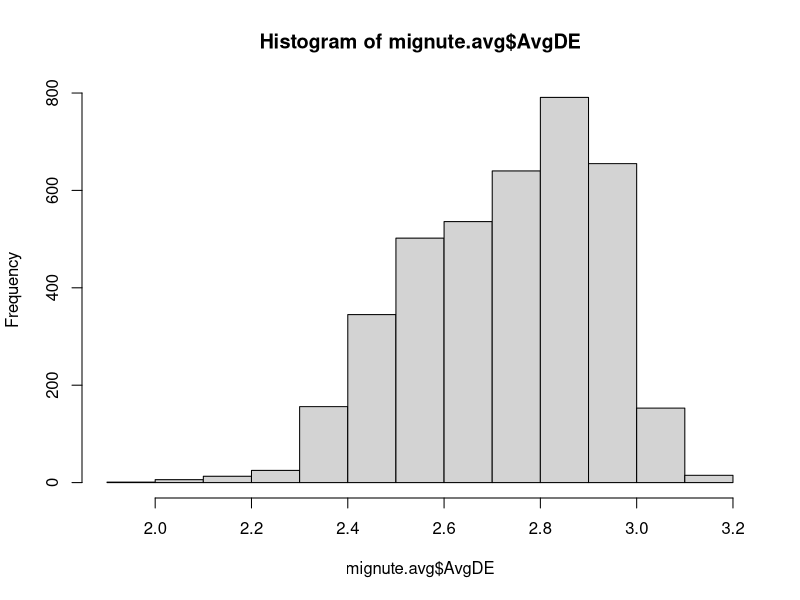
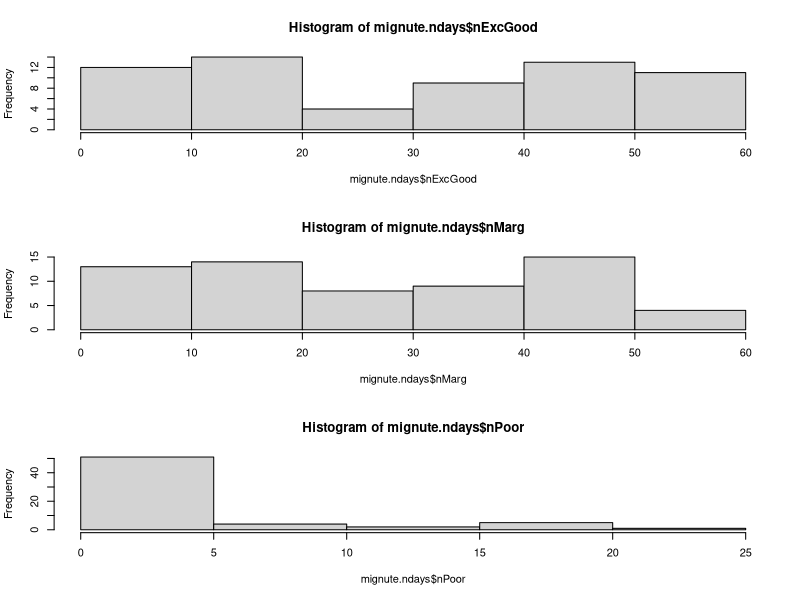
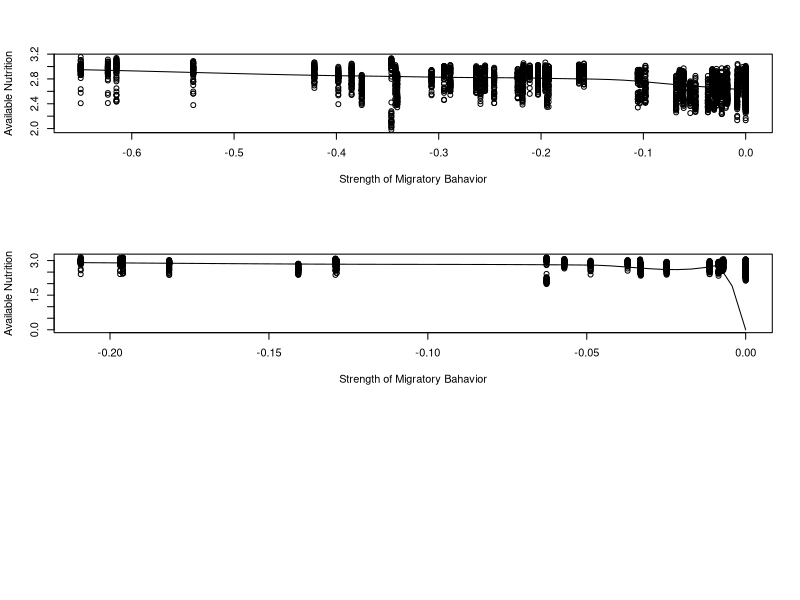
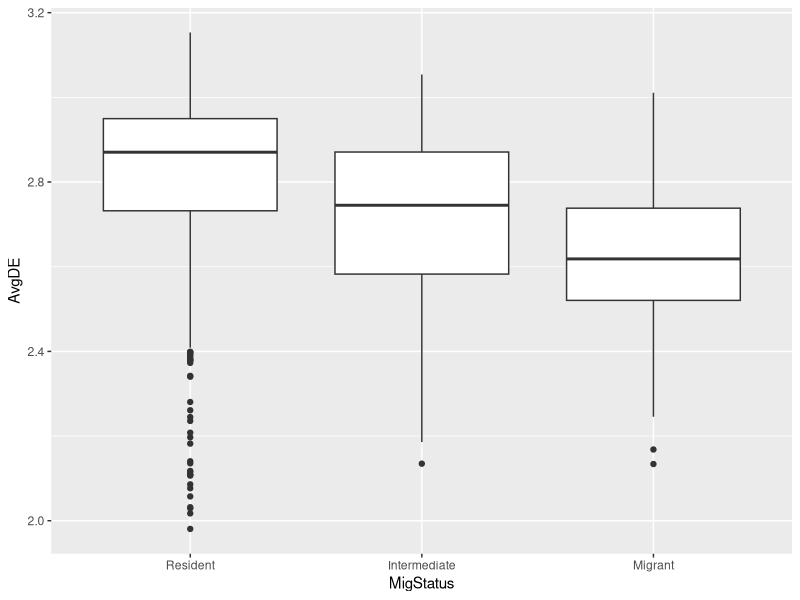
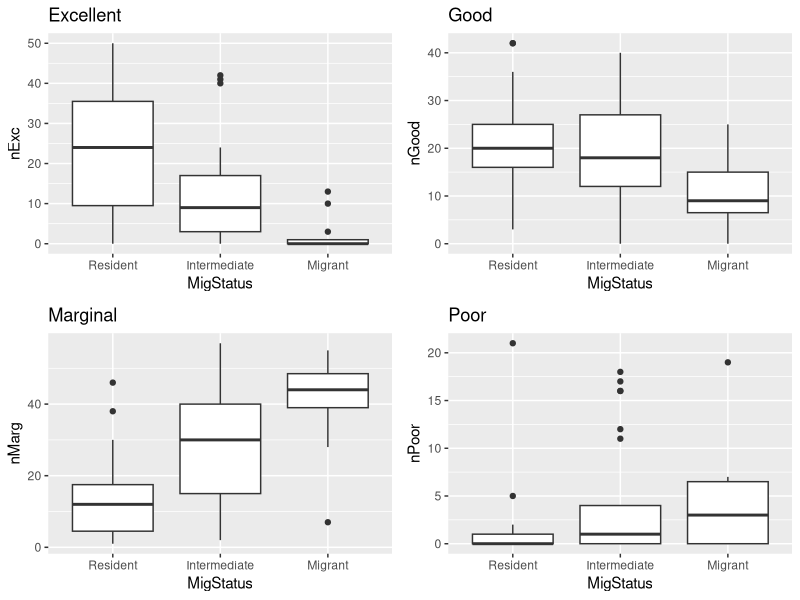
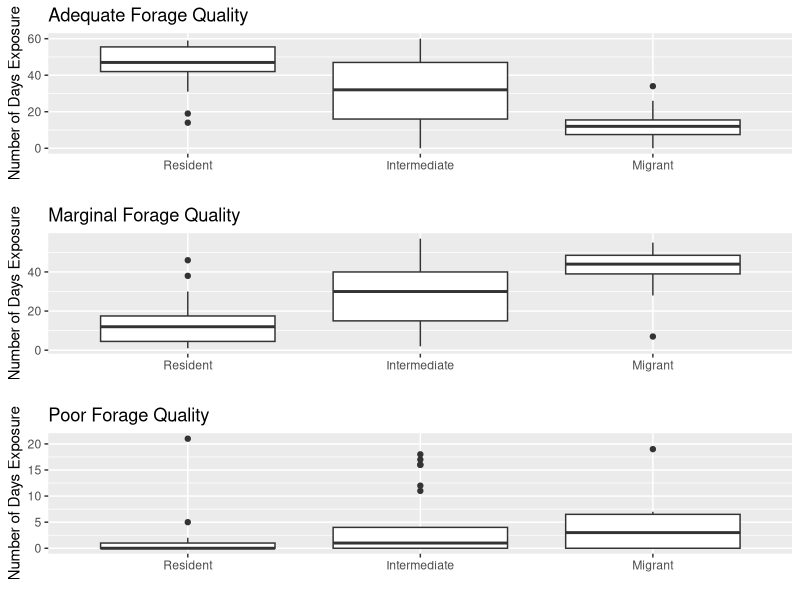

Write R code to recreate these figures, in order.
###########################################################
# NUTRITIONAL CONSEQUENCES OF VARYING MIGRATORY BEHAVIORS #
#           -DATA ANALYSES AND VISUALIZATIONS-            #
#                    KRISTIN BARKER                       #
#                       NOV 2016                          #
###########################################################

#################
####  Setup  ####
#################


# PACKAGES #

library(ggplot2) # graphics
library(gridExtra) # >1 plot per display
library(dplyr)


# WORKING DIRECTORY #

wd_workcomp <- "C:\\Users\\kristin.barker\\Documents\\GitHub\\Nutrition"
wd_laptop <- "C:\\Users\\kjbark3r\\Documents\\GitHub\\Nutrition"
if (file.exists(wd_workcomp)) {
  setwd(wd_workcomp)
} else {
    setwd(wd_laptop)
}
rm(wd_workcomp, wd_laptop)

# DATA #

mignute.avg <- read.csv("mig-avgDE.csv") %>%
  na.omit() %>%
  transform(MigStatus = factor(MigStatus,
                        levels = c("Resident",
                                   "Intermediate",
                                   "Migrant"),
                            ordered = TRUE)) 

mignute.ndays <- read.csv("mig-ndaysDE.csv")%>%
  na.omit() %>%
  transform(MigStatus = factor(MigStatus,
                        levels = c("Resident",
                                   "Intermediate",
                                   "Migrant"),
                            ordered = TRUE)) %>%
  mutate(nExcGood = nExc+nGood)


###################
####  Visuals  ####
###################

# distribution of responses
hist(mignute.avg$AvgDE) # slight L-skew; normal enough
par(mfrow=c(3,1))
hist(mignute.ndays$nExcGood)
hist(mignute.ndays$nMarg)
hist(mignute.ndays$nPoor)


# mig continuum & avg daily DE
scatter.smooth(mignute.avg$AvgDE ~ I(mignute.avg$VI95*-1),
               xlab = "Strength of Migratory Bahavior",
               ylab = "Available Nutrition")
scatter.smooth(mignute.avg$AvgDE ~ I(mignute.avg$VI50*-1),
               xlab = "Strength of Migratory Bahavior",
               ylab = "Available Nutrition")

# mig factor & avgde (prob biologically meaningless)
ggplot(data = mignute.avg, 
       aes(x = MigStatus, y = AvgDE)) +
       geom_boxplot(aes(fill = AvgDE))

# n days exposure - excellent/good/marginal/poor
exc <- ggplot(data = mignute.ndays, 
       aes(x = MigStatus, y = nExc)) +
       geom_boxplot(aes(fill = nExc)) +
       labs(title = "Excellent")
gd <- ggplot(data = mignute.ndays, 
       aes(x = MigStatus, y = nGood)) +
       geom_boxplot(aes(fill = nGood)) +
       labs(title = "Good")
marg <- ggplot(data = mignute.ndays, 
       aes(x = MigStatus, y = nMarg)) +
       geom_boxplot(aes(fill = nMarg)) +
       labs(title = "Marginal")
pr <- ggplot(data = mignute.ndays, 
       aes(x = MigStatus, y = nPoor)) +
       geom_boxplot(aes(fill = nPoor)) +
       labs(title = "Poor")
grid.arrange(exc, gd, marg, pr, nrow = 2)

# n days exposure - adequate/marginal/poor
ad <- ggplot(data = mignute.ndays, 
       aes(x = MigStatus, y = nExcGood)) +
       geom_boxplot(aes(fill = nExcGood)) +
       labs(title = "Adequate Forage Quality",
            x = "", y = "Number of Days Exposure")
mar <- ggplot(data = mignute.ndays, 
       aes(x = MigStatus, y = nMarg)) +
       geom_boxplot(aes(fill = nMarg)) +
       labs(title = "Marginal Forage Quality",
            x = "", y = "Number of Days Exposure")
inad <- ggplot(data = mignute.ndays, 
       aes(x = MigStatus, y = nPoor)) +
       geom_boxplot(aes(fill = nPoor)) +
       labs(title = "Poor Forage Quality",
            x = "", y = "Number of Days Exposure")
grid.arrange(ad, mar, inad, nrow=3)


#################
####  Stats  ####
#################

# adequate forage quality


# marginal forage quality

# poor forage quality
